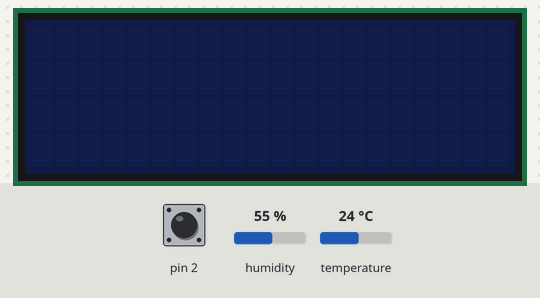
A sketch run on a simulated Arduino Uno, built with avr-gcc and run on an emulated ATmega328P. On the bench: 20×4 character LCD. The test bench sets the inputs (shaded band); at power-on: pin 2 HIGH, humidity 55 %, temperature 24 °C. Storage starts empty.

Above: at 1.2 s.
1.3 s: pin 2 pulsed LOW 5 times (0.12 s each, 0.3 s apart)
At 2.36 s:
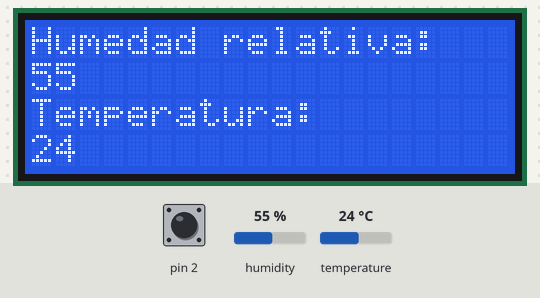
4.3 s: pin 2 driven LOW
Timing chart, 0 to 7.3 s (numbered marks = the images above; inputs shaded):
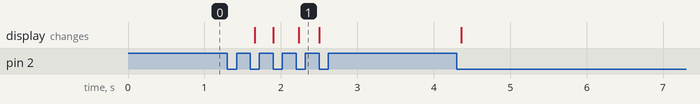

The sketch:

Proyecto_009__Registrar_Temp_Hum_SD.ino
```cpp
#include <LCD.h>
#include <SD.h>
#include "DHT.h"
#include <LiquidCrystal_I2C.h>

#define DHTPIN 3
#define DHTTYPE DHT11       // DHT 11

DHT dht(DHTPIN, DHTTYPE);                                         //Indica el pin con el que trabajamos y el tipo de sensor
LiquidCrystal_I2C lcd(0x27,2, 1, 0, 4, 5, 6, 7, 3, POSITIVE);     //Indica la dirección de memoria IC2 del display

bool LCDState = true;
bool doSomething = false;

long interval = 300000; // 5 min.
long counter = 0;
float time = 0;
File file;
int h;
int t;

void setup() {

  //Inicializa el puerto Serie
  Serial.begin(9600);

  //Inicializa el display con 16 caraceres 2 lineas
  lcd.begin (20,4);
  lcd.setBacklight(LOW);

  //Inicializa el Sensor DHT
  dht.begin();

  //Inicializa el Modulo SD
  SD.begin(4);

  //Creamos las interrupciones
  attachInterrupt( 0, ServicioBoton, FALLING);
}

void loop() {

  //Si tenemos un trabajo activo
  if (doSomething) {
    //Si activamos el botón (interrupción)
    if (LCDState){

      //Encendemos pantalla
      lcd.setBacklight(HIGH);
      lcd.home();
      h = dht.readHumidity();
      t = dht.readTemperature();
      printInfo(h, t);

    }else{

      //Limpiamos pantalla y apagamos
      lcd.setBacklight(LOW);
      lcd.clear();
    }

    doSomething = false;
  }

  //Cada Intervalo se hará una escritura en la SD correspondiente a la humedad y temperatura leídas
  if ((millis() - time) > interval) {
    h = dht.readHumidity();
    t = dht.readTemperature();
    file = SD.open("datalog.txt", FILE_WRITE);
    file.print(counter);
    file.print(";");
    file.print(h);
    file.print(";");
    file.println(t);
    file.close();
    counter++;
    time = millis();
  }
}

void printInfo(int h, int t) {
  lcd.setCursor(0,0);
  lcd.print("Humedad relativa:");
  lcd.setCursor(0,1);
  lcd.print(String(h));
  lcd.setCursor(0,2);
  lcd.print("Temperatura:");
  lcd.setCursor(0,3);
  lcd.print(String(t));
}

//Esta interrupción cambia el estado del display.
void ServicioBoton() {
  LCDState = not LCDState;
  doSomething = true;
}
```

Measured:
- after the input at 1.3 s, the display: changes after 0.36 s (image 1)
